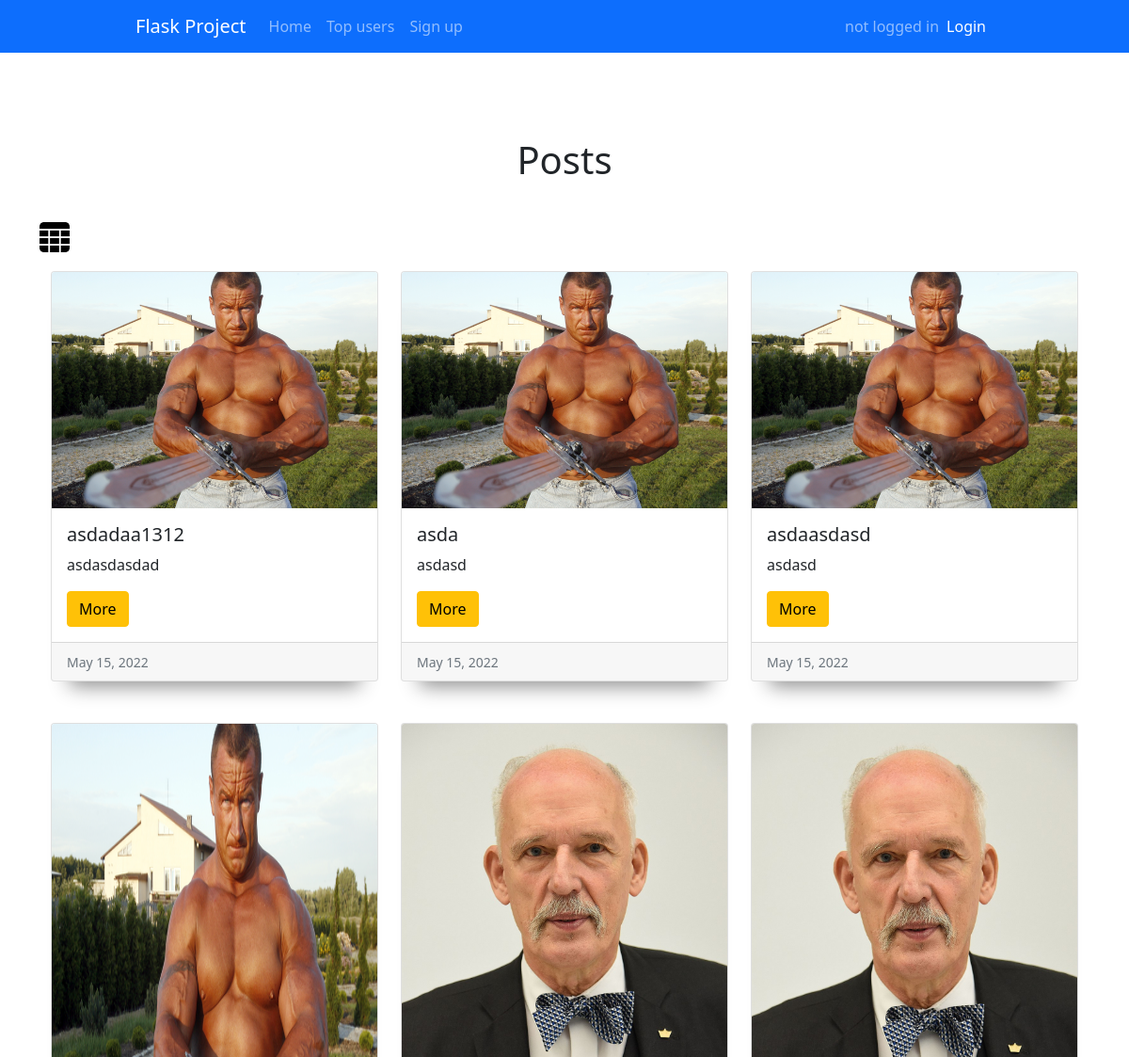
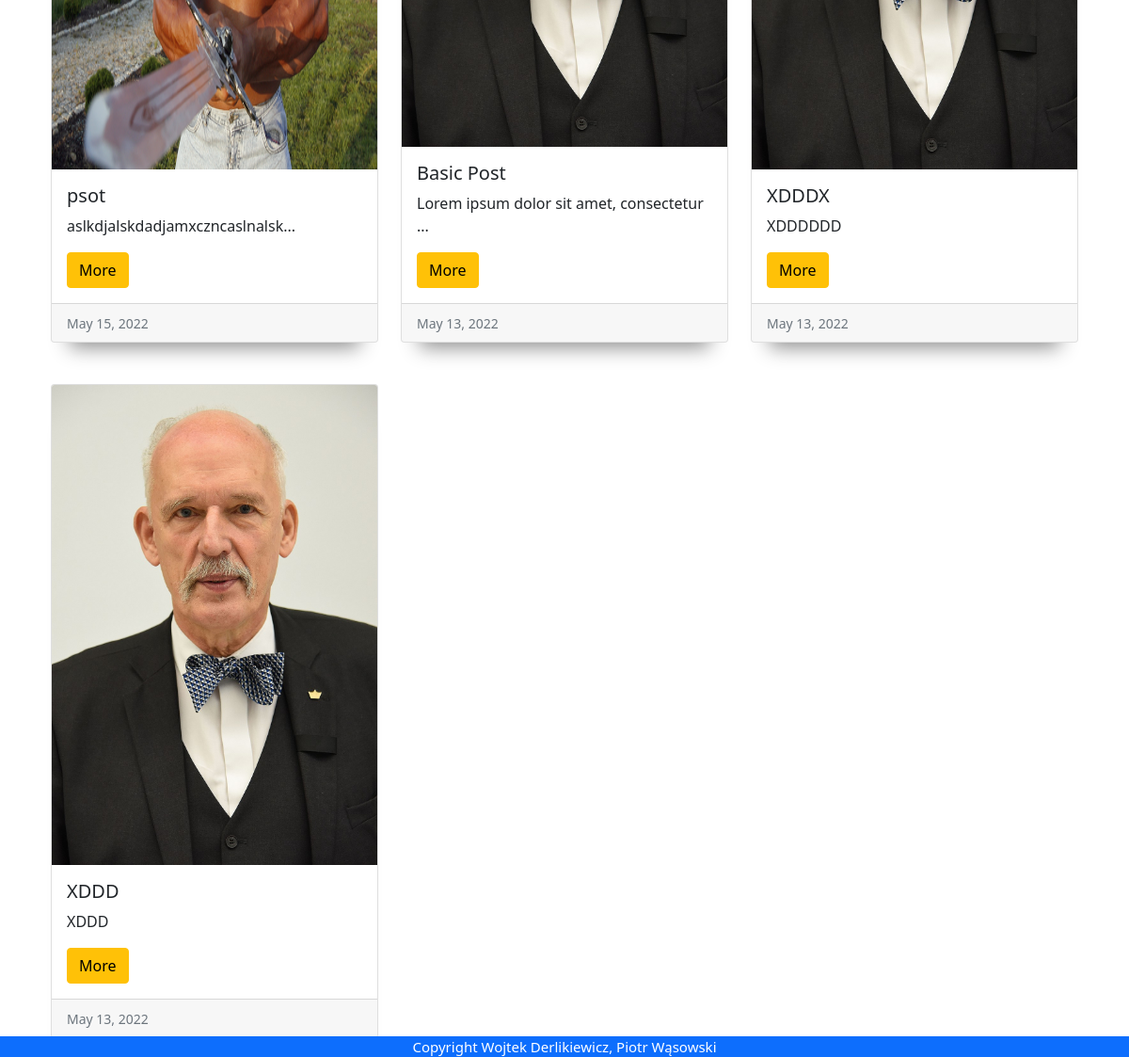
Page /home on the earlier database version (2 pictures, top to bottom).
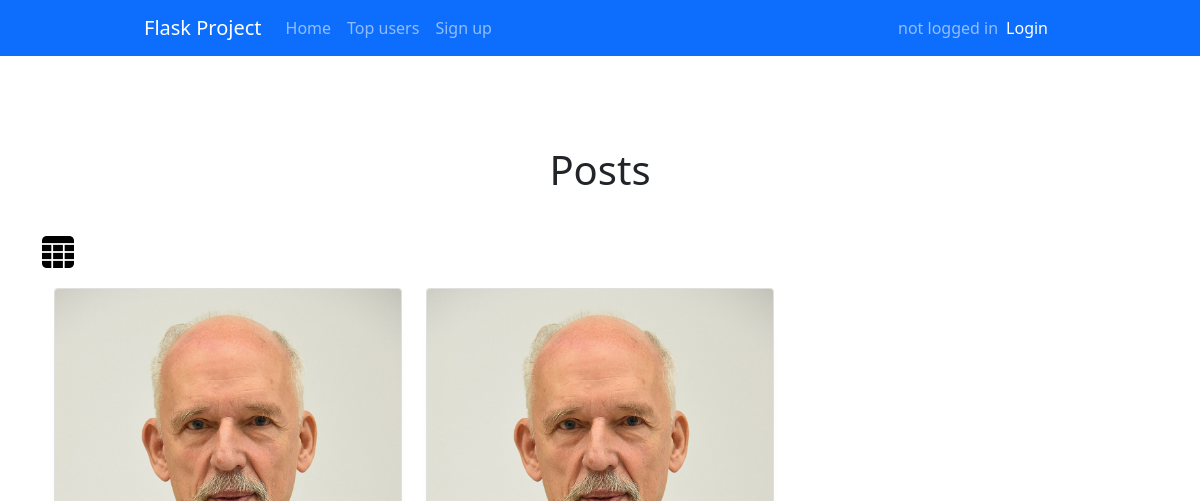
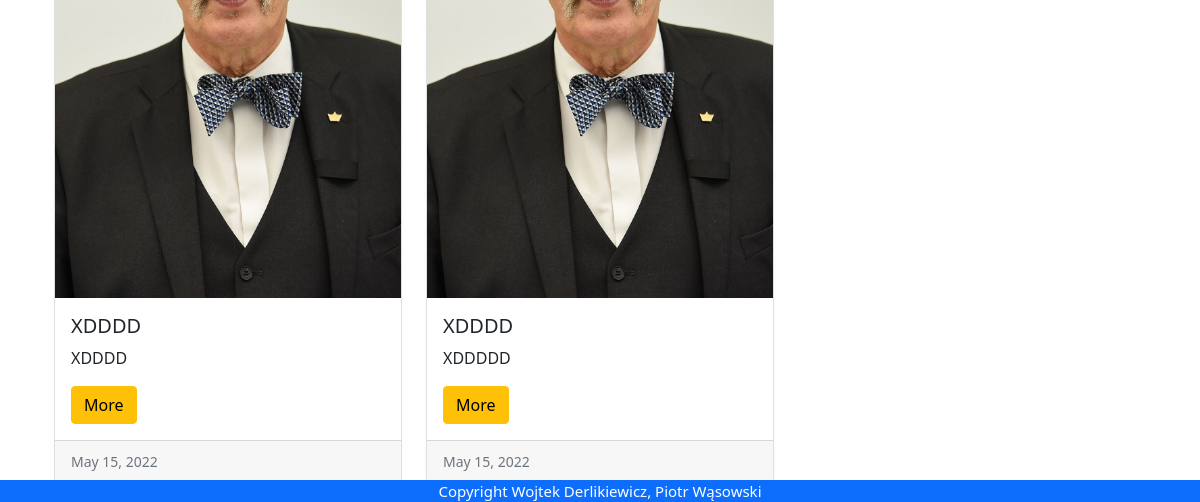
Same page on the later database version (2 pictures, top to bottom).
### app.py (models this page shows)
class Posts(db.Model, UserMixin):
    id = db.Column(db.Integer, primary_key = True)
    title = db.Column(db.String(20), nullable=False)
    author = db.Column(db.String(30), nullable=False)
    content = db.Column(db.Text, nullable=False)
    category = db.Column(db.String(80), nullable=False)
    image = db.Column(db.String(), nullable=False)
    date_posted = db.Column(db.DateTime, default=datetime.datetime.utcnow())

### app.py (the view)
@app.route('/home', methods=['GET', 'POST'])
def home():
    view = 'grid'
    if request.method == 'POST':
        if request.form['view'] == 'table':
            view = 'table'
        elif request.form['view'] == 'grid':
            view = 'grid'
    all_posts = db.session.query(Posts).order_by(Posts.date_posted.desc())
    return render_template('home.html', posts=all_posts, view = view)

### templates/home.html (shortened to what this page needs)
{% extends "base.html" %} {% block title %}Home{% endblock %} {% block content
%}
<h1>Posts</h1>
<br>
{% if view == 'grid' %}
<form class="form-switch" method="POST">
    <input class="switch" type="submit" src="/static/images/table.png" value="table" name="view">
</form>
{% endif %}
  {% if view == 'grid' %}
  <div class="row row-cols-1 row-cols-md-3 g-4" >
    {% for post in posts %}
    <div class="col">
      <div class="card h-100">
        <img src="/static/images/{{ post.image }}" class="card-img-top" alt="{{ post.title }}">
        <div class="card-body">
          <h5 class="card-title">{{ post.title }}</h5>
          <p class="card-text">
            {% if post.content|length >20 %}
            {{ post.content[:40] + "..."}}
            {% else %}
            {{ post.content}}
            {% endif %}
            <div class="card-buttons">
            <a href="" type="button" class="btn btn-warning">More</a>
          </div>
          </div>
        <div class="card-footer">
          <small class="text-muted">{{ post.date_posted.strftime("%b %d, %Y") }}</small>
        </div>
      </div>
    </div>
    {% endfor %}
  </div>
  {% endif %}
 {% endblock %}

### templates/base.html (shortened to what this page needs)
<!DOCTYPE html>
<html lang="pl">
  <head>
    {% block styles %}
    <link
      rel="stylesheet"
      href="{{url_for('.static', filename='styles/base.css')}}"
    />
    <link
      href="https://cdn.jsdelivr.net/npm/bootstrap@5.1.3/dist/css/bootstrap.min.css"
      rel="stylesheet"
    />
    {% endblock %}
  </head>
  <body>
    <nav class="navbar navbar-expand-lg navbar-dark bg-primary">
      <div class="container-fluid">
        <a class="navbar-brand" href="{{url_for('home')}}">Flask Project</a>
        <div class="collapse navbar-collapse" id="navbarText">
          <ul class="navbar-nav me-auto mb-2 mb-lg-0">
            <li class="nav-item">
              <a class="nav-link"
                aria-current="page"
                href="{{url_for('home')}}"
                >Home</a>
            </li>
            <li class="nav-item">
              <a class="nav-link" href="{{url_for('topUsers')}}">Top users</a>
            </li>
            {% if not current_user.is_authenticated %}
            <li class="nav-item">
              <a class="nav-link" href="{{url_for('register')}}">Sign up</a>
            </li>
            {% endif %}
          </ul>
          {% if current_user.is_authenticated %}
          <span class="navbar-text">
            Logged as {{current_user.name }}
            </span>
            <span class="navbar-item">
              <ul class="navbar-nav me-auto mb-2 mb-lg-0">
                <li class="nav-item">
                  <a
                    class="nav-link active"
                    aria-current="page"
                    href="{{url_for('logout')}}"
                    >Log out</a
                  >
                </li>
              </ul>
            </span>
            {% else %}
            <span class="navbar-text">
              not logged in
              </span>
              <span class="navbar-item">
                <ul class="navbar-nav me-auto mb-2 mb-lg-0">
                  <li class="nav-item">
                    <a
                      class="nav-link active"
                      aria-current="page"
                      href="{{url_for('login')}}"
                      >Login</a
                    >
                  </li>
                </ul>
              </span>
            {% endif %}
        </div>
      </div>
    </nav>
    <div class="container">{% block content %} {% endblock %}</div>
    <footer>Copyright Wojtek Derlikiewicz, Piotr Wąsowski</footer>
  </body>
</html>

### static/styles/base.css (style rules this page uses)
html { overflow: -moz-scrollbars-vertical; overflow-y: scroll; }
body { margin: 0; background-color: dimgrey; font-family: "Roboto", sans-serif; }
a { text-decoration: none; }
.container { overflow: hidden; margin-top: 30px; padding-top: 50px; display: grid; place-items: center; }
.container-fluid { width: 78% !important; }
h1 { padding: 10px; }
form { width: 70%; }
.form-switch { width: 100%; padding: 0 !important; }
.switch { overflow: hidden; padding: 0; float: left; width: 32px; height: 32px; border: none; color: transparent; background-color: transparent; background-image: url(/static/images/table.png); background-repeat: no-repeat; background-size: 32px, 32px; margin-bottom: 20px !important; }
input { width: 70%; padding: 12px 20px; margin-bottom: 10px !important; border: 1px solid #ccc; border-radius: 4px; box-sizing: border-box; }
.row { width: 100%; }
.card { width: 100%; height: fit-content; margin-bottom: 20px; box-shadow: rgba(0, 0, 0, 0.45) 0px 25px 20px -20px; }
.card-img-top { height: 100%; }
.card-buttons { width: 100%; }
.col { margin-bottom: 20px; }
footer { position: fixed; bottom: 0; width: 100%; background-color: #0d6efd; color: white; font-size: 15px; text-align: center; }

Differences in the rows shown:
removed Posts: image (picture), title "asdadaa1312", content "asdasdasdad", date_posted "May 15, 2022"
removed Posts: image (picture), title "asda", content "asdasd", date_posted "May 15, 2022"
removed Posts: image (picture), title "asdaasdasd", content "asdasd", date_posted "May 15, 2022"
removed Posts: image (picture), title "psot", content "aslkdjalskdadjamxczncaslnalsk...", date_posted "May 15, 2022"
removed Posts: image (picture), title "Basic Post", content "Lorem ipsum dolor sit amet, consectetur ...", date_posted "May 13, 2022"
removed Posts: image (picture), title "XDDDX", content "XDDDDDD", date_posted "May 13, 2022"
removed Posts: image (picture), title "XDDD", content "XDDD", date_posted "May 13, 2022"
added Posts: image (picture), title "XDDDD", content "XDDDD", date_posted "May 15, 2022"
added Posts: image (picture), title "XDDDD", content "XDDDDD", date_posted "May 15, 2022"
